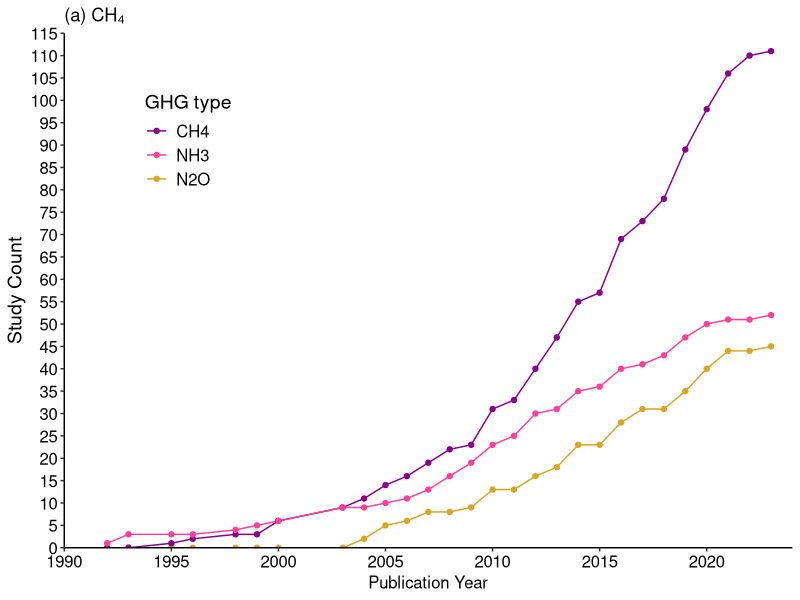
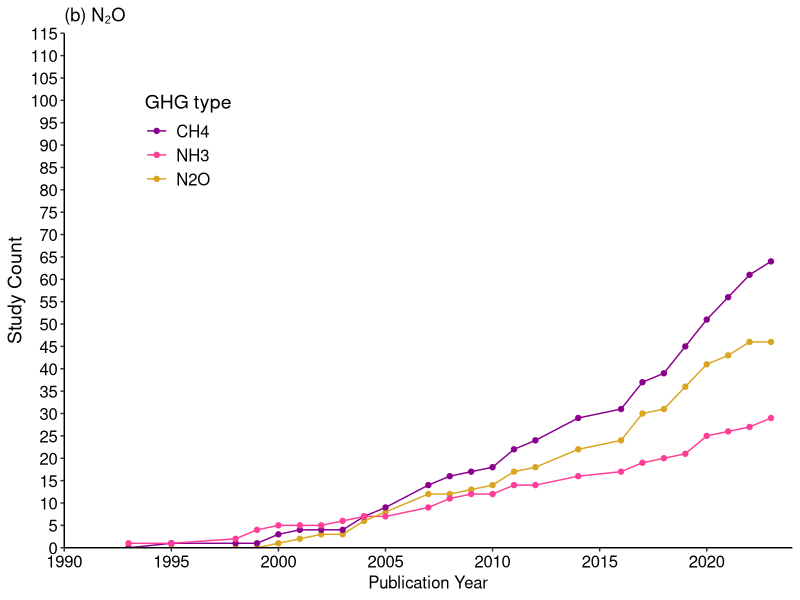
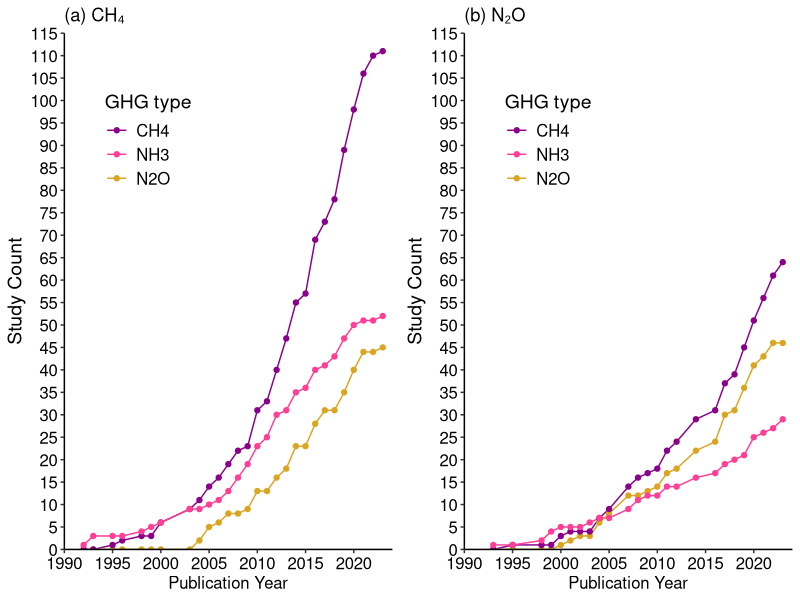

The R script that drew these images, in order:
#Figure for GHG types
#Figure 7
library(tidyverse); library(ggpubr)

#read data
GHG.CH4 <- read.csv("input/Canada GHG storage lit review data 20240611.csv",header = T)
#obtain studies with field measurement 
GHG.storage <- GHG.CH4[grepl("Storage", GHG.CH4$GHG.source),]

# #GHG types
count(unique(GHG.storage,vars = c(ID, feature)),vars=ID) #181 studies
sum(GHG.storage$CO2)#58, 32.0%
sum(GHG.storage$CH4) #140, 77.3%
sum(GHG.storage$N2O) #72, 39.8%
sum(GHG.storage$NH3) #67, 37.0%

#GHG types 
GHG_data <- GHG.storage %>%
  separate_rows(Manure.type, sep = ",\\s*") %>%
  group_by(Pub..year, Manure.type) %>%
  summarize(CH4_count = sum(CH4),N2O_count = sum(N2O),NH3_count = sum(NH3)) %>%
  ungroup() %>%
  na.omit()

# #Liquid-Solid
GHG_data %>%   
  group_by(Manure.type) %>%
  summarize(CH4_count = sum(CH4_count),N2O_count = sum(N2O_count),NH3_count = sum(NH3_count)) %>%
  ungroup() %>%
  na.omit()

# Reshape the data to long format
GHG_stacked <- GHG_data %>%
  pivot_longer(cols = c(N2O_count, CH4_count, NH3_count),
               names_to = "gas", values_to = "count")
GHG_stacked$gas <- str_remove(GHG_stacked$gas, "_count")

#Set the order for the gases
GHG_stacked$gas <- factor(GHG_stacked$gas,
                          levels = c("CH4", "NH3", "N2O"))
                               
# Liquid-Solid
GHG_liquid <- GHG_stacked[grep("Liquid", GHG_stacked$Manure.type),]
GHG_liquid <- GHG_liquid %>%
  group_by(gas) %>%
  arrange(Pub..year) %>%
  mutate(GHG = cumsum(count))
GHG_solid <- GHG_stacked[grep("Solid", GHG_stacked$Manure.type),]
GHG_solid <- GHG_solid %>%
  group_by(gas) %>%
  arrange(Pub..year) %>%
  mutate(GHG = cumsum(count))



#Make graph
Figure7a <- ggplot(GHG_liquid, aes(x = Pub..year, y = GHG, color = gas)) +
  geom_line() +
  geom_point() +
  scale_color_manual(values = c("CH4" = "darkmagenta",
                               "CO2" = "limegreen",
                               "N2O" = "goldenrod",
                               "NH3" = "violetred1")) +
  labs(x = "Publication Year", y = "Study Count", color = "GHG type", title = "(a) CH₄") +
  theme_classic()+
  theme(axis.text = element_text(size = 12, colour = "black"),
        axis.title.x = element_text(size = 14),
        axis.title.y = element_text(size = 14),
        legend.position = c(0.1, 0.9),  # Adjust the legend position
        legend.justification = c(0, 1),  # Align the legend to top-left
        legend.title = element_text(size = 14),  # Adjust legend title font size
        legend.text = element_text(size = 12),
        axis.line = element_line(color = "black")) +
  theme(axis.title.x = element_text(size = 12)) +
  scale_y_continuous(limits = c(0, 115), 
                     breaks = seq(0, 115, by = 5),
                     expand = c(0, 0)) +
  scale_x_continuous(limits = c(1990, 2024), 
                     breaks = seq(1990, 2024 , by = 5),
                     expand = c(0, 0))
Figure7a

Figure7b <- ggplot(GHG_solid, aes(x = Pub..year, y = GHG, color = gas)) +
  geom_line() +
  geom_point() +
  scale_color_manual(values = c("CH4" = "darkmagenta",
                                "CO2" = "limegreen",
                                "N2O" = "goldenrod",
                                "NH3" = "violetred1")) +
  labs(x = "Publication Year", y = "Study Count", color = "GHG type", title = "(b) N₂O") +
  theme_classic()+
  theme(axis.text = element_text(size = 12, colour = "black"),
        axis.title.x = element_text(size = 14),
        axis.title.y = element_text(size = 14),
        legend.position = c(0.1, 0.9),  # Adjust the legend position
        legend.justification = c(0, 1),  # Align the legend to top-left
        legend.title = element_text(size = 14),  # Adjust legend title font size
        legend.text = element_text(size = 12),
        axis.line = element_line(color = "black")) +
  theme(axis.title.x = element_text(size = 12)) +
  scale_y_continuous(limits = c(0, 115), 
                     breaks = seq(0, 115, by = 5),
                     expand = c(0, 0)) +
  scale_x_continuous(limits = c(1990, 2024), 
                     breaks = seq(1990, 2024 , by = 5),
                     expand = c(0, 0))
Figure7b


#Export figure
ggsave("output/Figure 7 - GHG (no CO2) type by solid and liquid manure.png", 
       ggarrange(Figure7a, Figure7b,
                 ncol = 2, nrow = 1),
       width = 24, height = 12, units = "cm",
       dpi = 300)
